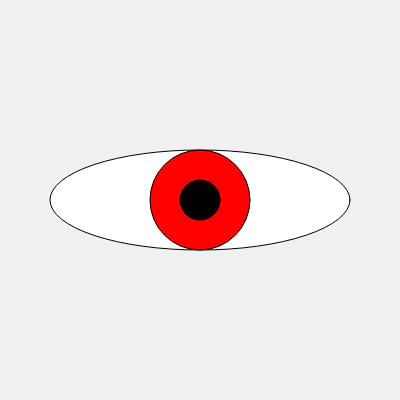
Frame 1 (no input)
Frame 60 (no input): identical to frame 1, image omitted
Frame 120 (the mouse pressed at the canvas centre since frame 60): identical to frame 1, image omitted

The p5.js sketch that drew this single still picture (run headless with seeded random() and noise() and a simulated clock; from frame 60 on, the mouse is pressed at the canvas centre):

// p5.js sketch
// ── sketch.js
function setup() {
  createCanvas(400, 400);
}

function draw() {
  background(240);
  fill('white');
  ellipse(200, 200, 300, 100);
  fill('red');
  ellipse(200, 200, 100, 100);
  fill('black');
  ellipse(200, 200, 40, 40);
}
